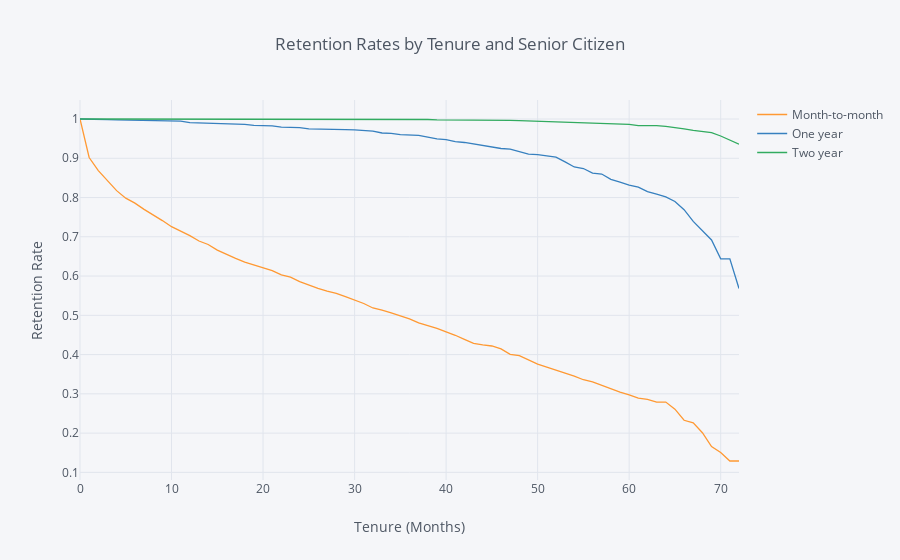

Source (notebook cell):
### Markdown cell above
From this perspective, we can see that customers without Internet service tend to have higher retention rates than ones who do. Among the ones that do have Internet service with the company, the ones that have DSL have much higher retention rates compared to the ones that have fiber optic, perhaps because the latter tends to be significantly more expensive.

The company also provides customers with the option of signing up for one year or two year contracts as opposed to just paying for their services month-to-month. Let's see how the survival curves look for each of those three options.

### Code cell
rates = survival(data, 'Contract', 'tenure', 'ChurnBinary')

rates.iplot(kind='line', xTitle='Tenure (Months)', yTitle='Retention Rate',
            title='Retention Rates by Tenure and Senior Citizen')

### Figure 1 — Plotly figure (JSON) as saved in the notebook; plotly's stock layout.template omitted (floating-point values rounded to 4 significant figures)
{"data": [{"line": {"color": "rgba(255, 153, 51, 1.0)", "dash": "solid", "shape": "linear", "width": 1.3}, "mode": "lines", "name": "Month-to-month", "text": "", "type": "scatter", "uid": "8b0e185c-011f-48bd-ba10-3da25eaf3d4c", "x": [0, 1, 2, 3, 4, 5, 6, 7, 8, 9, 10, 11, 12, 13, 14, 15, 16, 17, 18, 19, 20, 21, 22, 23, 24, 25, 26, 27, 28, 29, 30, 31, 32, 33, 34, 35, 36, 37, 38, 39, 40, 41, 42, 43, 44, 45, 46, 47, 48, 49, 50, 51, 52, 53, 54, 55, 56, 57, 58, 59, 60, 61, 62, 63, 64, 65, 66, 67, 68, 69, 70, 71, 72], "y": [1, 0.9019, 0.8686, 0.8417, 0.8175, 0.7983, 0.7858, 0.7699, 0.7564, 0.7413, 0.7257, 0.7151, 0.7031, 0.6893, 0.6804, 0.666, 0.6548, 0.6449, 0.6357, 0.6288, 0.6208, 0.6139, 0.6031, 0.5973, 0.5859, 0.5767, 0.5688, 0.5617, 0.5561, 0.5475, 0.5386, 0.5301, 0.5187, 0.5135, 0.5061, 0.4977, 0.4911, 0.4807, 0.4737, 0.4666, 0.4576, 0.4492, 0.4386, 0.4286, 0.4248, 0.4219, 0.4147, 0.4006, 0.3973, 0.3856, 0.3758, 0.3681, 0.3615, 0.3528, 0.3454, 0.3359, 0.3307, 0.3213, 0.3131, 0.3043, 0.2972, 0.2889, 0.2858, 0.2791, 0.2791, 0.2611, 0.2327, 0.2261, 0.201, 0.1655, 0.1504, 0.129, 0.129]}, {"line": {"color": "rgba(55, 128, 191, 1.0)", "dash": "solid", "shape": "linear", "width": 1.3}, "mode": "lines", "name": "One year", "text": "", "type": "scatter", "uid": "b1808fb1-93bd-4810-904b-9db902eb99e1", "x": [0, 1, 2, 3, 4, 5, 6, 7, 8, 9, 10, 11, 12, 13, 14, 15, 16, 17, 18, 19, 20, 21, 22, 23, 24, 25, 26, 27, 28, 29, 30, 31, 32, 33, 34, 35, 36, 37, 38, 39, 40, 41, 42, 43, 44, 45, 46, 47, 48, 49, 50, 51, 52, 53, 54, 55, 56, 57, 58, 59, 60, 61, 62, 63, 64, 65, 66, 67, 68, 69, 70, 71, 72], "y": [1, 1, 0.9986, 0.9986, 0.9979, 0.9973, 0.9973, 0.9966, 0.9959, 0.9952, 0.9952, 0.9944, 0.9908, 0.9901, 0.9893, 0.9893, 0.9893, 0.9878, 0.9863, 0.9839, 0.9839, 0.9823, 0.9791, 0.9783, 0.9783, 0.9749, 0.9749, 0.9749, 0.9731, 0.9731, 0.9721, 0.9702, 0.9693, 0.9644, 0.9634, 0.9603, 0.9593, 0.9582, 0.9539, 0.9495, 0.9472, 0.9426, 0.9402, 0.9365, 0.934, 0.9302, 0.9249, 0.9235, 0.9165, 0.9108, 0.9093, 0.9061, 0.9028, 0.8906, 0.8777, 0.8739, 0.862, 0.8598, 0.8464, 0.8393, 0.8318, 0.8265, 0.8148, 0.8085, 0.8016, 0.79, 0.7691, 0.7392, 0.7145, 0.692, 0.6439, 0.6439, 0.5681]}, {"line": {"color": "rgba(50, 171, 96, 1.0)", "dash": "solid", "shape": "linear", "width": 1.3}, "mode": "lines", "name": "Two year", "text": "", "type": "scatter", "uid": "7927f944-3d0f-438a-b710-4bfe80dd6659", "x": [0, 1, 2, 3, 4, 5, 6, 7, 8, 9, 10, 11, 12, 13, 14, 15, 16, 17, 18, 19, 20, 21, 22, 23, 24, 25, 26, 27, 28, 29, 30, 31, 32, 33, 34, 35, 36, 37, 38, 39, 40, 41, 42, 43, 44, 45, 46, 47, 48, 49, 50, 51, 52, 53, 54, 55, 56, 57, 58, 59, 60, 61, 62, 63, 64, 65, 66, 67, 68, 69, 70, 71, 72], "y": [1, 1, 1, 1, 1, 1, 1, 1, 1, 1, 1, 1, 1, 1, 1, 1, 1, 1, 1, 1, 1, 1, 1, 1, 1, 0.9993, 0.9993, 0.9993, 0.9993, 0.9993, 0.9993, 0.9993, 0.9993, 0.9987, 0.9987, 0.9987, 0.9987, 0.9987, 0.9987, 0.998, 0.998, 0.998, 0.998, 0.9972, 0.9972, 0.9972, 0.9965, 0.9965, 0.9957, 0.9949, 0.9941, 0.9941, 0.9933, 0.9925, 0.9916, 0.9908, 0.9899, 0.9881, 0.9871, 0.9862, 0.9862, 0.9832, 0.9832, 0.9832, 0.981, 0.9786, 0.9749, 0.9711, 0.9683, 0.9652, 0.9567, 0.9468, 0.9357]}], "layout": {"autosize": true, "legend": {"bgcolor": "#F5F6F9", "font": {"color": "#4D5663"}}, "paper_bgcolor": "#F5F6F9", "plot_bgcolor": "#F5F6F9", "title": {"font": {"color": "#4D5663"}, "text": "Retention Rates by Tenure and Senior Citizen"}, "xaxis": {"autorange": true, "gridcolor": "#E1E5ED", "range": [0, 72], "showgrid": true, "tickfont": {"color": "#4D5663"}, "title": {"font": {"color": "#4D5663"}, "text": "Tenure (Months)"}, "type": "linear", "zerolinecolor": "#E1E5ED"}, "yaxis": {"autorange": true, "gridcolor": "#E1E5ED", "range": [0.08056, 1.048], "showgrid": true, "tickfont": {"color": "#4D5663"}, "title": {"font": {"color": "#4D5663"}, "text": "Retention Rate"}, "type": "linear", "zerolinecolor": "#E1E5ED"}}}
